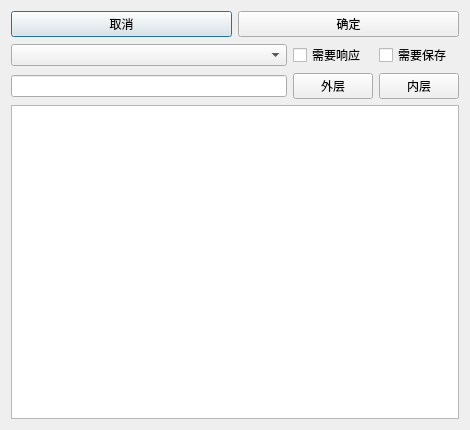
<?xml version="1.0" encoding="UTF-8"?>
<ui version="4.0">
 <class>DialogData</class>
 <widget class="QDialog" name="DialogData">
  <property name="geometry">
   <rect>
    <x>0</x>
    <y>0</y>
    <width>470</width>
    <height>430</height>
   </rect>
  </property>
  <property name="windowTitle">
   <string>Dialog</string>
  </property>
  <layout class="QVBoxLayout" name="verticalLayout">
   <item>
    <layout class="QHBoxLayout" name="horizontalLayout">
     <item>
      <widget class="QPushButton" name="pushButton_reject">
       <property name="text">
        <string>取消</string>
       </property>
      </widget>
     </item>
     <item>
      <widget class="QPushButton" name="pushButton_accept">
       <property name="text">
        <string>确定</string>
       </property>
      </widget>
     </item>
    </layout>
   </item>
   <item>
    <layout class="QGridLayout" name="gridLayout">
     <item row="0" column="1">
      <widget class="QCheckBox" name="checkBox_needResp">
       <property name="text">
        <string>需要响应</string>
       </property>
      </widget>
     </item>
     <item row="0" column="2">
      <widget class="QCheckBox" name="checkBox_needSave">
       <property name="text">
        <string>需要保存</string>
       </property>
      </widget>
     </item>
     <item row="0" column="0">
      <widget class="QComboBox" name="comboBox_msgType"/>
     </item>
     <item row="1" column="0">
      <widget class="QLineEdit" name="lineEdit_MsgType">
       <property name="readOnly">
        <bool>true</bool>
       </property>
      </widget>
     </item>
     <item row="1" column="1">
      <widget class="QPushButton" name="pushButton_outer">
       <property name="text">
        <string>外层</string>
       </property>
      </widget>
     </item>
     <item row="1" column="2">
      <widget class="QPushButton" name="pushButton_inner">
       <property name="text">
        <string>内层</string>
       </property>
      </widget>
     </item>
    </layout>
   </item>
   <item>
    <widget class="QPlainTextEdit" name="plainTextEdit"/>
   </item>
  </layout>
 </widget>
 <resources/>
 <connections/>
</ui>
